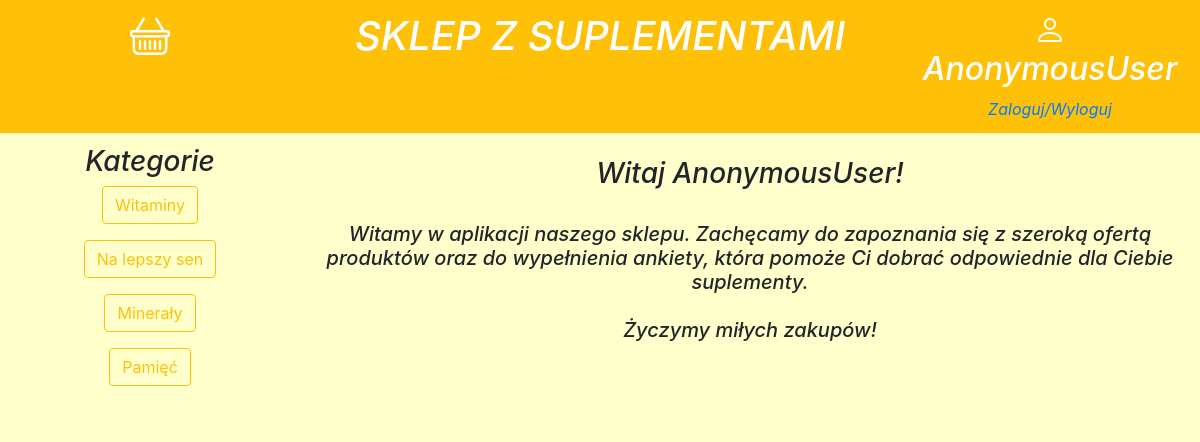
Before: / with the older database file.
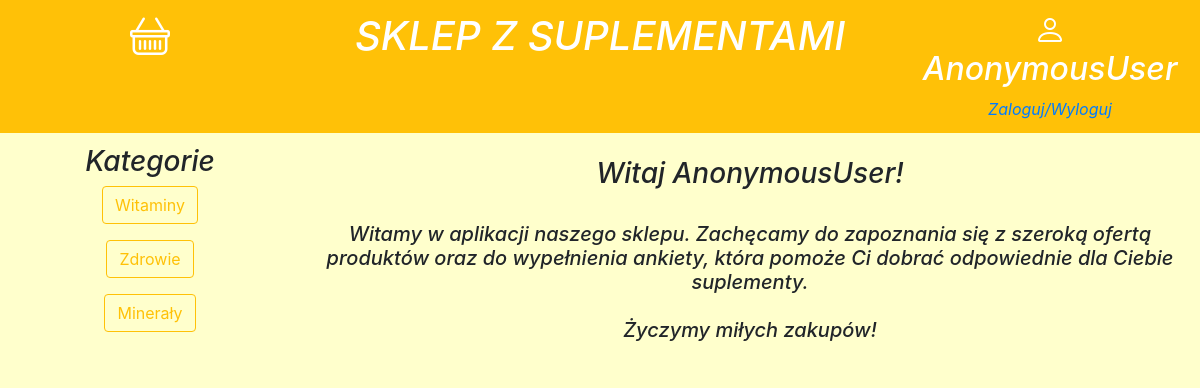
After: the same page with the newer database file.
### Main/models.py (models this page shows, shortened)
class Kategoria(models.Model):
    nazwa = models.CharField(max_length=50)
    class Meta:
        verbose_name = "Kategoria"
        verbose_name_plural = "Kategorie"

### Main/views.py (the view)
# urls.py: path('', index, name='index'),
def index(request):
    kategorie = Kategoria.objects.all()
    dane = {'kategorie': kategorie}
    return render(request, 'main.html', dane)

### Main/templates/main.html (shortened to what this page needs)
{% load static %}
<!DOCTYPE html>
<html lang="pl">
<head>
    {% load static %}
    <link rel="stylesheet" href="{% static 'css/bootstrap.min.css' %}">
    <link rel="stylesheet" href="{% static 'css/bootstrap.css' %}">
    <link rel="stylesheet" href="https://cdn.jsdelivr.net/npm/bootstrap-icons@1.5.0/font/bootstrap-icons.css">
</head>
<body>
    <div class="row font-italic text-white">
        <div class="col-3 bg-warning d-none d-md-block">
            <h1><span class="bi-basket"></span></h1>
        </div>
        <div class="col-6 bg-warning d-none d-md-block">
            <h1> <a class="text-white" href="{% url 'index' %}"> SKLEP Z SUPLEMENTAMI </a></h1>
        </div>
        <div class="col-3 bg-warning d-none d-md-block">
                <h2><span class="bi-person">{{ request.user }}</span></h2>
                    <a href="{% url 'wylogowanie' %}">Zaloguj/Wyloguj</a>
        </div>
    </div>
    <div class="row font-italic">
        <div class="col-xs-4 col-sm-3">
            <h3>Kategorie</h3>
            {% for kat in kategorie %}
                <p><a href="/kategoria/{{ kat.id }}" class="text-decoration-none">
                    <button type="button" class="btn btn-outline-warning">
                        {{ kat.nazwa }}
                    </button>
                </a></p>
            {% endfor %}
        </div>
        <div class="col-xs-8 col-sm-9 container- bg-transparent">
            <br><h3>Witaj {{ request.user }}!</h3><br>
            <h5 class="font-italic">Witamy w aplikacji naszego sklepu. Zachęcamy do zapoznania się z szeroką ofertą produktów oraz do
                wypełnienia ankiety, która pomoże Ci dobrać odpowiednie dla Ciebie suplementy.<br><br>
                Życzymy miłych zakupów!</h5>
        </div>
    </div>
</body>
</html>

Changed rows visible on the page:
removed Kategoria: nazwa "Pamięć"
changed Kategoria: nazwa "Na lepszy sen" → "Zdrowie"
